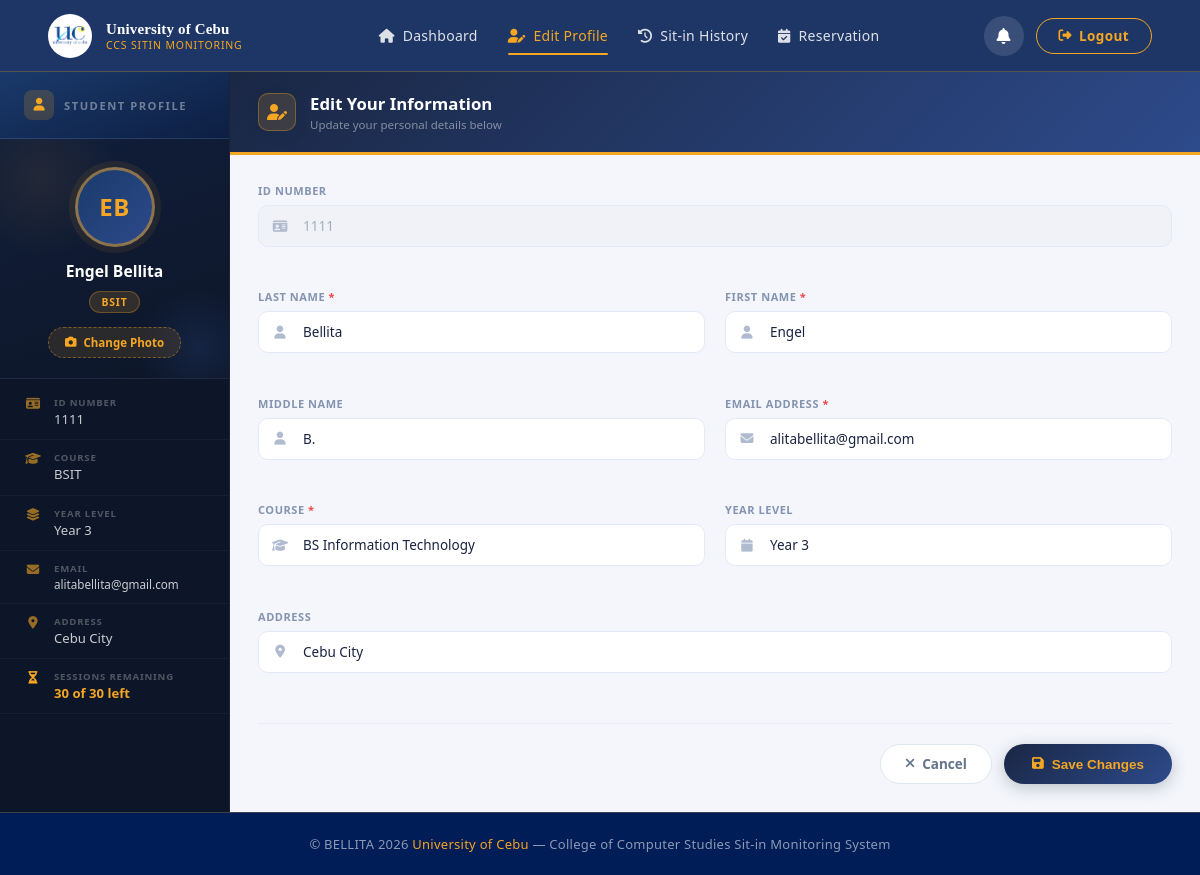
/student/edit-profile (signed in), run on the app's committed database.
### tables this page shows
CREATE TABLE users (
            idNumber      TEXT PRIMARY KEY,
            firstName     TEXT,
            middleName    TEXT,
            lastName      TEXT,
            email         TEXT UNIQUE,
            yearLevel     TEXT,
            course        TEXT,
            address       TEXT,
            password      TEXT,
            profileImage  TEXT,
            sessions      INTEGER DEFAULT 30
        );

### app.py (the view, shortened to what this page needs)
@app.route("/student/edit-profile", methods=["GET", "POST"])
@login_required
def edit_profile():
    conn  = get_db_connection()
    user  = conn.execute("SELECT * FROM users WHERE idNumber = ?", (session["user_id"],)).fetchone()
    conn.close()
    return render_template("student/editProfile.html", user=user)

### app.py (called while the page is built)
def get_db_connection():
    conn = sqlite3.connect("SitIn.db")
    conn.row_factory = sqlite3.Row
    conn.execute("PRAGMA journal_mode=WAL")
    return conn

def login_required(f):
    from functools import wraps
    @wraps(f)
    def decorated(*args, **kwargs):
        if "user_id" not in session:
            flash("Please log in to continue.", "error")
            return redirect(url_for("login"))
        return f(*args, **kwargs)
    return decorated

@app.context_processor
def inject_admin_notifs():
    if session.get("is_admin"):
        return get_admin_notification_counts()
    return {"new_reservations": 0, "new_feedbacks": 0}

### templates/student/editProfile.html (shortened to what this page needs)
{% extends 'student/studentLayout.html' %}
{% block page_styles %}
<link rel="stylesheet" href="{{ url_for('static', filename='css/editProfile.css') }}">
{% endblock %}
{% block content %}
<div class="ep-layout">
    <aside class="ep-sidebar">
        <div class="ep-sidebar-header">
            <div class="ep-sidebar-header-icon">
                <i class="fa-solid fa-user"></i>
            </div>
            <span class="ep-sidebar-header-title">Student Profile</span>
        </div>
        <div class="ep-avatar-block">
            <div class="ep-avatar-ring" id="epAvatarRing">
                {% if user['profileImage'] %}
                <img src="{{ url_for('static', filename='images/uploads/' + user['profileImage']) }}"
                     alt="Profile" id="previewImg"
                     style="width:100%;height:100%;object-fit:cover;border-radius:50%;">
                {% else %}
                <div class="ep-initials" id="avatarInitials">
                    {{ user['firstName'][0]|upper }}{{ user['lastName'][0]|upper }}
                </div>
                {% endif %}
            </div>
            <div class="ep-avatar-name">{{ user['firstName'] }} {{ user['lastName'] }}</div>
            <div class="ep-avatar-course">{{ user['course'] }}</div>
            <button type="button" class="ep-upload-btn" onclick="document.getElementById('profileImageInput').click()">
                <i class="fa-solid fa-camera"></i> Change Photo
            </button>
        </div>
        <div class="ep-info-strip">
            <div class="ep-info-row">
                <i class="fa-solid fa-id-card ep-info-icon"></i>
                <div>
                    <span class="ep-info-label">ID NUMBER</span>
                    <span class="ep-info-val">{{ user['idNumber'] }}</span>
                </div>
            </div>
            <div class="ep-info-row">
                <i class="fa-solid fa-graduation-cap ep-info-icon"></i>
                <div>
                    <span class="ep-info-label">COURSE</span>
                    <span class="ep-info-val">{{ user['course'] or '—' }}</span>
                </div>
            </div>
            <div class="ep-info-row">
                <i class="fa-solid fa-layer-group ep-info-icon"></i>
                <div>
                    <span class="ep-info-label">YEAR LEVEL</span>
                    <span class="ep-info-val">Year {{ user['yearLevel'] or '—' }}</span>
                </div>
            </div>
            <div class="ep-info-row">
                <i class="fa-solid fa-envelope ep-info-icon"></i>
                <div>
                    <span class="ep-info-label">EMAIL</span>
                    <span class="ep-info-val ep-info-val--small">{{ user['email'] }}</span>
                </div>
            </div>
            <div class="ep-info-row">
                <i class="fa-solid fa-location-dot ep-info-icon"></i>
                <div>
                    <span class="ep-info-label">ADDRESS</span>
                    <span class="ep-info-val">{{ user['address'] or '—' }}</span>
                </div>
            </div>
            <div class="ep-info-row">
                <i class="fa-solid fa-hourglass-half ep-info-icon ep-info-icon--gold"></i>
                <div>
                    <span class="ep-info-label">SESSIONS REMAINING</span>
                    <span class="ep-info-val ep-sessions-val">
                        {{ user['sessions'] if user['sessions'] is not none else 30 }} of
                        {% if user['course'] in ['BSIT','BSCS'] %}30{% else %}20{% endif %} left
                    </span>
                </div>
            </div>
        </div>
    </aside>
    <section class="ep-form-section">
        <div class="ep-form-header">
            <div class="ep-form-header-icon"><i class="fa-solid fa-user-pen"></i></div>
            <div>
                <div class="ep-form-title">Edit Your Information</div>
                <div class="ep-form-sub">Update your personal details below</div>
            </div>
        </div>
        <form method="POST" action="{{ url_for('edit_profile') }}" enctype="multipart/form-data" id="editForm">
            <div class="ep-form-grid">
                <div class="ep-field full">
                    <label>ID Number</label>
                    <div class="ep-input-wrap">
                        <input type="text" value="{{ user['idNumber'] }}" disabled>
                    </div>
                </div>
                <div class="ep-field">
                    <label>Last Name <span class="req">*</span></label>
                    <div class="ep-input-wrap">
                        <input type="text" name="lastName" value="{{ user['lastName'] }}" required placeholder="Last Name">
                    </div>
                </div>
                <div class="ep-field">
                    <label>First Name <span class="req">*</span></label>
                    <div class="ep-input-wrap">
                        <input type="text" name="firstName" value="{{ user['firstName'] }}" required placeholder="First Name">
                    </div>
                </div>
                <div class="ep-field">
                    <label>Middle Name</label>
                    <div class="ep-input-wrap">
                        <input type="text" name="middleName" value="{{ user['middleName'] or '' }}" placeholder="Middle Name (optional)">
                    </div>
                </div>
                <div class="ep-field">
                    <label>Email Address <span class="req">*</span></label>
                    <div class="ep-input-wrap">
                        <input type="email" name="email" value="{{ user['email'] }}" required placeholder="email@example.com">
                    </div>
                </div>
                <div class="ep-field">
                    <label>Course <span class="req">*</span></label>
                    <div class="ep-input-wrap">
                        <select name="course" required>
                            <optgroup label="🖥️ College of Computer Studies">
                                <option value="BSIT"  {% if user['course']=='BSIT'  %}selected{% endif %}>BS Information Technology</option>
                            </optgroup>
                        </select>
                    </div>
                </div>
                <div class="ep-field">
                    <label>Year Level</label>
                    <div class="ep-input-wrap">
                        <select name="yearLevel">
                            {% for y in ['1','2','3','4'] %}
                            <option value="{{ y }}" {% if user['yearLevel']==y %}selected{% endif %}>Year {{ y }}</option>
                            {% endfor %}
                        </select>
                    </div>
                </div>
                <div class="ep-field full">
                    <label>Address</label>
                    <div class="ep-input-wrap">
                        <input type="text" name="address" value="{{ user['address'] or '' }}" placeholder="City, Province">
                    </div>
                </div>
            </div>
            <div class="ep-form-actions">
                <a href="{{ url_for('dashboard') }}" class="ep-btn-cancel">
                    <i class="fa-solid fa-xmark"></i> Cancel
                </a>
                <button type="submit" class="ep-btn-save">
                    <i class="fa-solid fa-floppy-disk"></i> Save Changes
                </button>
            </div>
        </form>
    </section>
</div>
{% endblock %}

### static/css/student_layout.css (style rules this page uses)
*, *::before, *::after { margin: 0; padding: 0; box-sizing: border-box; }
:root { --navy: #001c50; --navy-mid: #001d57; --navy-light: #0a3080; --gold: #F5A623; --gold-dark: #e09410; --gold-pale: rgba(245, 166, 35, 0.13); --gold-border: rgba(245, 166, 35, 0.25); --white: #ffffff; --surface: #f0f4fb; --surface-card:#ffffff; --border: rgba(10, 22, 40, 0.08); --text-body: #1a2340; --text-muted: #6b7a99; --topnav-h: 72px; --radius: 14px; --shadow: 0 2px 16px rgba(10,22,40,0.08); --shadow-md: 0 4px 28px rgba(10,22,40,0.12); }
html { scroll-behavior: smooth; }
body { font-family: system-ui, -apple-system, BlinkMacSystemFont, "Segoe UI", Roboto, Arial, sans-serif; background: var(--surface); color: var(--text-body); min-height: 100vh; display: flex; flex-direction: column; }

### data on the page
users: firstName "E", lastName "B", firstName "Engel", lastName "Bellita", course "BSIT", idNumber "1111", yearLevel "3", email "alitabellita@gmail.com", address "Cebu City", sessions "30", middleName "B.", course "BS Information Technology", yearLevel "Year 3"
